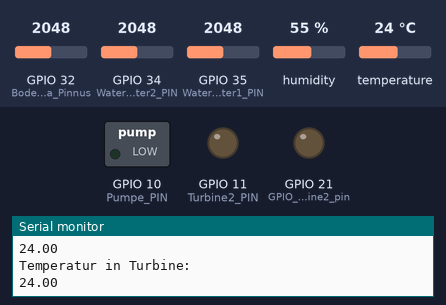
A sketch run on a simulated ESP32-S3. Shown: switched loads named in the sketch (green lamp = pin HIGH), output pins drawn as LEDs (lit = HIGH), the last lines printed to the serial monitor. The test bench sets the inputs (shaded band); at power-on: temperature 24 °C, GPIO 32 (BodenfeuchtigkeitsSensora_Pinnus) = 2048, GPIO 34 (WaterNoWater2_PIN) = 2048, GPIO 35 (WaterNoWater1_PIN) = 2048, humidity 55 %.

Above: at 4.8 s.
4.9 s: temperature set to 24.7 °C
At 7.3 s:
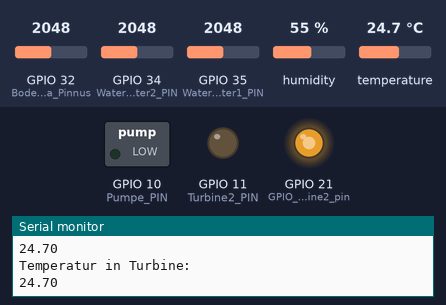
7.9 s: temperature set to 12 °C
At 9.1 s:
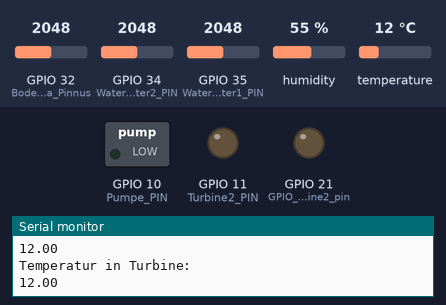
10.9 s: temperature set to 28 °C
At 12.8 s:
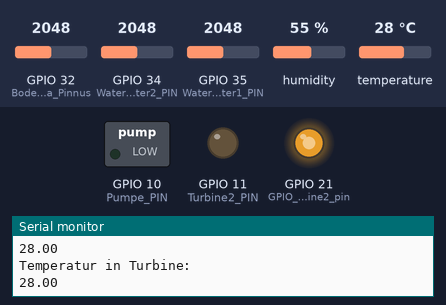
13.9 s: GPIO 32 (BodenfeuchtigkeitsSensora_Pinnus) set to 1031
20.3 s: GPIO 32 (BodenfeuchtigkeitsSensora_Pinnus) set to 968
23.3 s: temperature set to 19 °C
At 24.7 s:
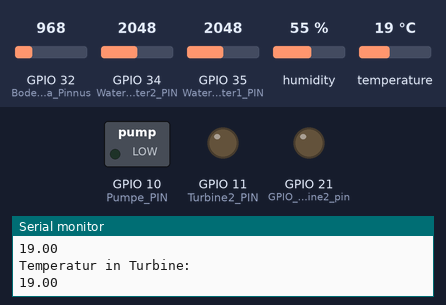
Timing chart, 0 to 26.3 s (numbered marks = the images above; inputs shaded):
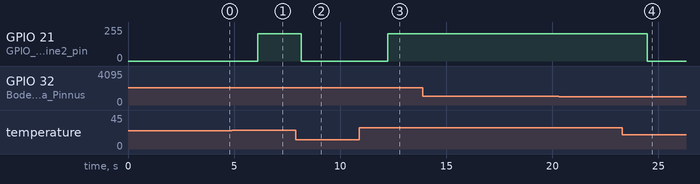

Measured:
- the behaviour switches between 24 and 24.1 °C on temperature (found by bisection; images 0 and 1)
- after the input at 4.9 s, GPIO 21 (GPIO_Turbine2_pin): 0/255 → 203/255 after 1.2 s
- after the input at 7.9 s, GPIO 21 (GPIO_Turbine2_pin): 203/255 → 0/255 after 0.26 s
- after the input at 10.9 s, GPIO 21 (GPIO_Turbine2_pin): 0/255 → 203/255 after 1.3 s
- after the input at 23.3 s, GPIO 21 (GPIO_Turbine2_pin): 203/255 → 0/255 after 1.2 s

The sketch:

SHAB_-_06_-_TurbinenSteuerung.ino
```cpp
//----- TemperatureSensor -----
  // Example testing sketch for various DHT humidity/temperature sensors written by ladyada
  // REQUIRES the following Arduino libraries:
  // - DHT Sensor Library: https://github.com/adafruit/DHT-sensor-library
  // - Adafruit Unified Sensor Lib: https://github.com/adafruit/Adafruit_Sensor

  #include "DHT.h"

  #define DHTPIN 4     // Digital pin connected to the DHT sensor
  // Feather HUZZAH ESP8266 note: use pins 3, 4, 5, 12, 13 or 14 --
  // Pin 15 can work but DHT must be disconnected during program upload.

  // Uncomment whatever type you're using!
  //#define DHTTYPE DHT11   // DHT 11
  #define DHTTYPE DHT22   // DHT 22  (AM2302), AM2321
  //#define DHTTYPE DHT21   // DHT 21 (AM2301)

  // Connect pin 1 (on the left) of the sensor to +5V
  // NOTE: If using a board with 3.3V logic like an Arduino Due connect pin 1
  // to 3.3V instead of 5V!
  // Connect pin 2 of the sensor to whatever your DHTPIN is
  // Connect pin 4 (on the right) of the sensor to GROUND
  // Connect a 10K resistor from pin 2 (data) to pin 1 (power) of the sensor
  DHT dht(DHTPIN, DHTTYPE);


//----- BodenfeuchtigkeitsSensor -----
  #define BodenfeuchtigkeitsSensora_Pinnus 32


//----- WasserDaWasserWegSensor -----
  #define WaterNoWater1_PIN 35
  #define WaterNoWater2_PIN 34

//----- Turbine -----
  //int Turbine1_PIN = 11;
  int turbnieValue = 0;
  //int GPIO_Turbine1_pin=21;
  int Turbine_Ch=1;
  int Turbine_Freq=1000;
  int Turbine_Res=8;

  int Turbine2_PIN = 11;
  int GPIO_Turbine2_pin=21;


//----- Pumpe -----

  int Pumpe_PIN = 10;
  int pumpeValue = 0;
  int GPIO_Pumpe_pin=19;
  int Pumpe_Ch=1;           // int Pumpe_Ch=2;
  int Pumpe_Freq=1000;
  int Pumpe_Res=8;


void setup() {

Serial.begin(9600);

//----- TemperatureSensor -----
  dht.begin();

//----- Turbine -----
  //pinMode(Turbine1_PIN,OUTPUT);
  pinMode(Pumpe_PIN,OUTPUT);
  pinMode(Turbine2_PIN,OUTPUT);
  //Serial.println("Send a value between 0 and 255");
  //ledcAttachPin(GPIO_Turbine1_pin, Turbine_Ch);
  ledcAttachPin(GPIO_Turbine2_pin, Turbine_Ch);
  //ledcAttachPin(GPIO_Pumpe_pin, Turbine_Ch);
  ledcSetup(Turbine_Ch, Turbine_Freq, Turbine_Res);


//----- Pumpe -----


}

void loop() {

  delay(2000);

//----- TemperatureSensor -----
  // Reading temperature or humidity takes about 250 milliseconds!
  // Sensor readings may also be up to 2 seconds 'old' (its a very slow sensor)
  float humiditaVallus = dht.readHumidity();
  // Read temperature as Celsius (the default)
  float temperaturaVallus = dht.readTemperature();

  if (isnan(humiditaVallus) || isnan(temperaturaVallus)) {
    Serial.println(F("Failed to read from DHT sensor!"));
    return;
  }

  // Compute heat index in Celsius (isFahreheit = false)
  //float hic = dht.computeHeatIndex(t, h, false);

  Serial.print(F("Humidity: "));
  Serial.print(humiditaVallus);
  Serial.print(F("%  Temperature: "));
  Serial.print(temperaturaVallus);
  Serial.print(F("°C "));
  Serial.print('\n');
//----- END TemperatureSensor -----


//----- BodenfeuchtigkeitsSensor -----
  int mudVallus = analogRead(BodenfeuchtigkeitsSensora_Pinnus);
  Serial.println(mudVallus);
//----- END BodenfeuchtigkeitsSensor -----


//----- WasserDaWasserWegSensor -----
  int waterNoWater1Value = analogRead(WaterNoWater1_PIN);
  int waterNoWater2Value = analogRead(WaterNoWater2_PIN);
  Serial.println(waterNoWater1Value);
  Serial.println(waterNoWater2Value);
//----- END WasserDaWasserWegSensor -----

Serial.println(temperaturaVallus);
//----- Turbine -----
      Serial.println("Temperatur in Turbine: ");
      Serial.println(temperaturaVallus);

      turbinenSteuerung(Turbine_Ch, temperaturaVallus);

      //turbnieValue =  Serial.parseInt();
      //Serial.print("Set Speed to: ");
      ///Serial.println(turbnieValue);
      //ledcWrite(Turbine_Ch, turbnieValue);
  //}
//----- END Turbine -----


//----- Pumpe -----
//  if (Serial.available() > 1) {
//      pumpeValue =  Serial.parseInt();
//      Serial.println(pumpeValue);
//      ledcWrite(Pumpe_Ch, pumpeValue);
//      Serial.println("donePump!");
//  }
//----- END Pumpe -----
}

void turbinenSteuerung(int Turbine_ChUebergabe, float temperaturaVallusUebergabe){
  int turbinenValue = 0;

  if(temperaturaVallusUebergabe > 24.0){
    turbinenValue = 204;                 // 80%
  }

  ledcWrite(Turbine_ChUebergabe, turbinenValue);
}
```
